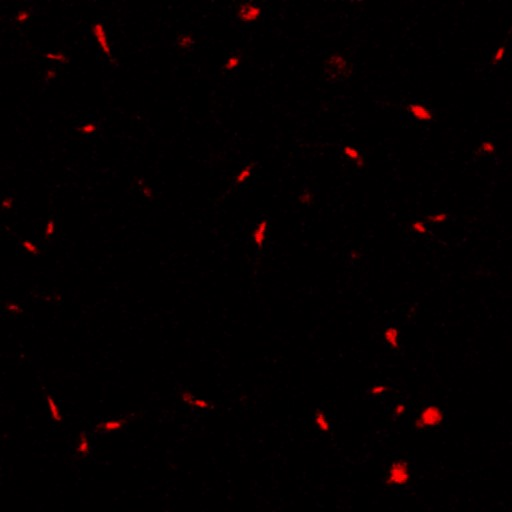
#> input picture development/segmentation/images/sample.jpg, 512 x 512 px
$ jupyter execute --allow-errors Untitled.ipynb
#> lines starting #> are read from the running program, lines starting #| are printed output that depends on the picture; after the words box and inside, x2 and y2 are one past the last pixel; in counts of white or black regions, pixels touching at a corner belong together
[cell 1]
import numpy as np
import matplotlib.pyplot as plt
import skimage.data as data
import skimage.segmentation as seg
import skimage.filters as filters
import skimage.draw as draw
import skimage.color as color
from skimage.io import imread
from skimage.io import imsave
from skimage import feature
import scipy.ndimage

import cv2
from scipy import ndimage, misc
#> (the rest of this cell did not finish here and is left out)

[cell 2]
def image_show(image, nrows=1, ncols=1, cmap='gray'):
    fig, ax = plt.subplots(nrows=nrows, ncols=ncols, figsize=(7,7))
    ax.imshow(image, cmap='gray')
    ax.axis('off')
    return fig, ax

[cell 3]
test_image = imread('images/sample.jpg')
#> test_image is the input picture: shape (512, 512, 3); mean R, G, B 4.2, 0.2, 0.4
test_image_bw = color.rgb2gray(test_image)
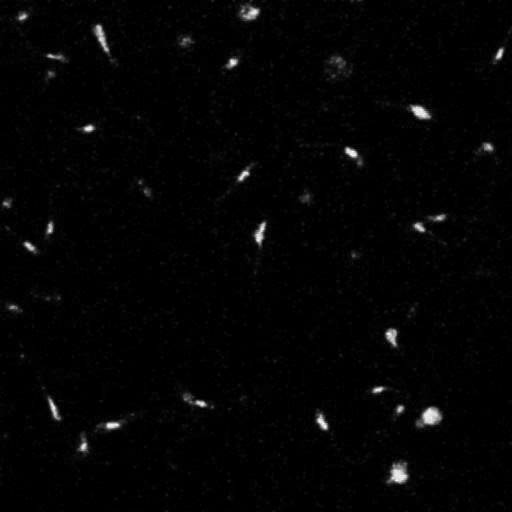
#> test_image_bw: shape (512, 512) float64; min 0, max 0.238, mean 0.00408; drawn with min black and max white
test_image_filtered = ndimage.gaussian_filter(test_image_bw, sigma = 3)
I = test_image_bw.copy()
e = 0.001
n = 0.5
I_techo = np.mean(test_image)
#> I_techo = 1.6
I_ones = np.ones(I.shape)
I = I_ones/(I_ones + I_techo/(I + I_ones*e)*n)

image_show(test_image_bw)

image_show(I)

image_show(I - test_image_bw)
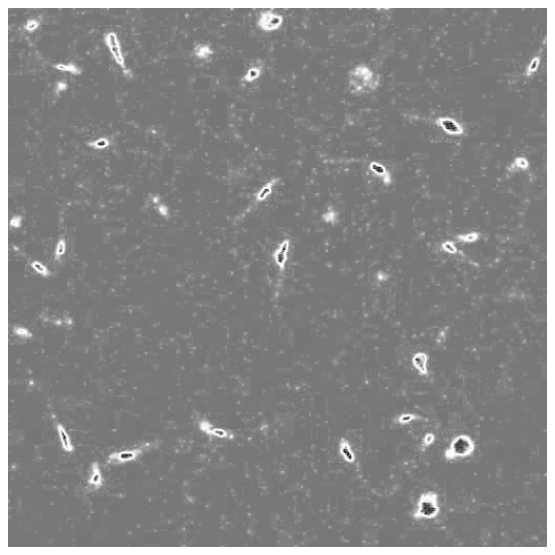
#> figure drawn by matplotlib, 1 panel

[cell 4]
#test_image_bw_edges = feature.canny(test_image_bw, sigma=1)
test_image_threshold = filters.threshold_otsu(test_image_filtered)
#> test_image_threshold = 0.0406
test_image_bw_segmented = np.uint8(test_image_bw > test_image_threshold)
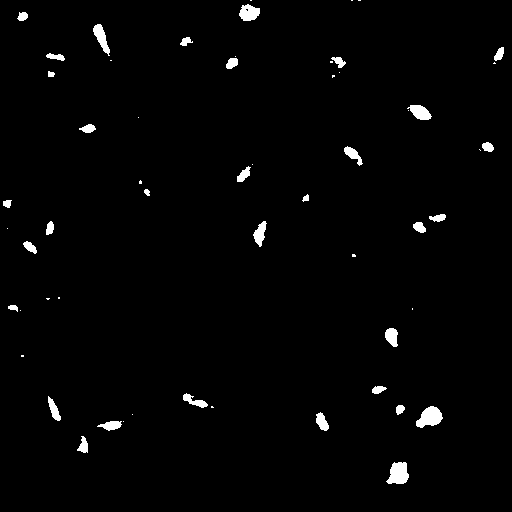
#> test_image_bw_segmented: shape (512, 512); values 0 (black) and 1 (white), 1.7% white; 57 white regions (24 under 20 px), largest, box (x1, y1, x2, y2) and area: (416, 406, 443, 428) 381, (386, 462, 409, 484) 372, (239, 4, 260, 21) 258
image_show(test_image_bw_segmented)
img = cv2.morphologyEx(test_image_bw_segmented, cv2.MORPH_OPEN, np.ones((5,5),np.uint8))
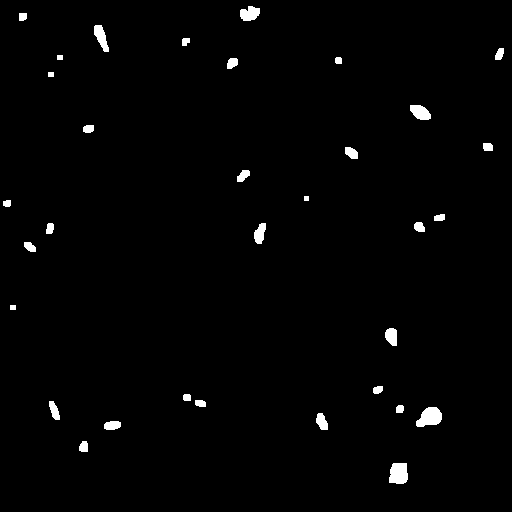
#> img: shape (512, 512); values 0 (black) and 1 (white), 1.4% white; 33 white regions, largest, box (x1, y1, x2, y2) and area: (416, 407, 442, 427) 369, (389, 463, 408, 484) 348, (410, 105, 431, 120) 231
image_show(img)
img = cv2.dilate(img, np.ones((4,4),np.uint8), iterations = 1)
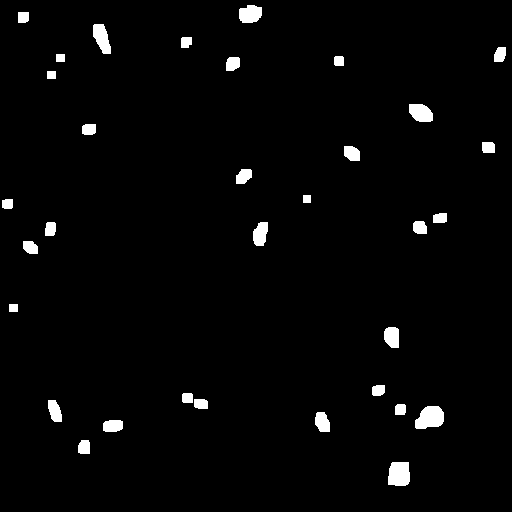
#> img: shape (512, 512); values 0 (black) and 1 (white), 2.4% white; 33 white regions, largest, box (x1, y1, x2, y2) and area: (415, 406, 444, 429) 516, (388, 462, 410, 486) 478, (93, 24, 111, 54) 361
test_image_bw_segmented = img
image_show(img)
mask = np.ones(test_image.shape)
mask[:,:,0], mask[:,:,1], mask[:,:,2] = test_image_bw_segmented*mask[:,:,0], test_image_bw_segmented*mask[:,:,1], test_image_bw_segmented*mask[:,:,2]
image_show(test_image*(mask==0))
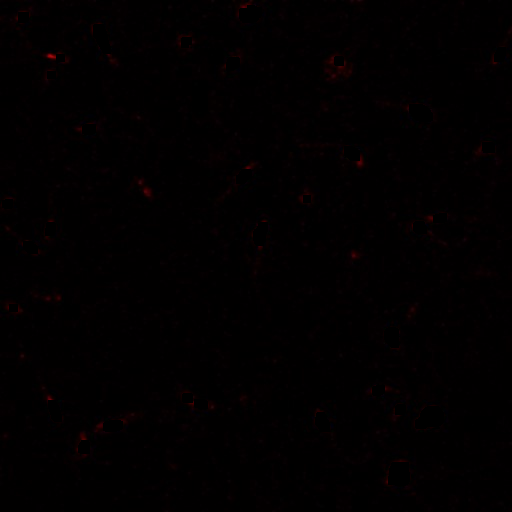
#> shown: shape (512, 512, 3); mean R, G, B 2, 0.1, 0.4

[cell 5]
test_image_threshold = filters.threshold_otsu(test_image[:, :, 0])
#> test_image_threshold = 77
mask = test_image[:, :, 0] > test_image_threshold
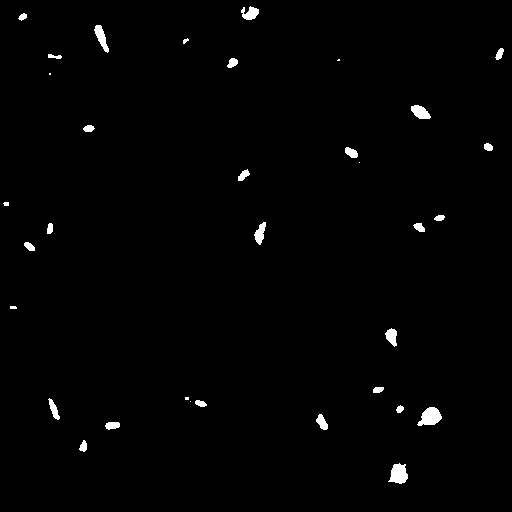
#> mask: shape (512, 512) bool; 1.1% white; 34 white regions (5 under 20 px), largest, box (x1, y1, x2, y2) and area: (417, 407, 442, 426) 309, (388, 463, 408, 484) 288, (94, 25, 109, 53) 193
result_image = test_image.copy()
result_image[:,:,0], result_image[:,:,1], result_image[:,:,2] = mask*result_image[:,:,0], mask*result_image[:,:,1], mask*result_image[:,:,2]

plt.figure(figsize= (20,20))
plt.subplot(121)
plt.imshow(result_image)
plt.subplot(122)
plt.imshow(test_image)
